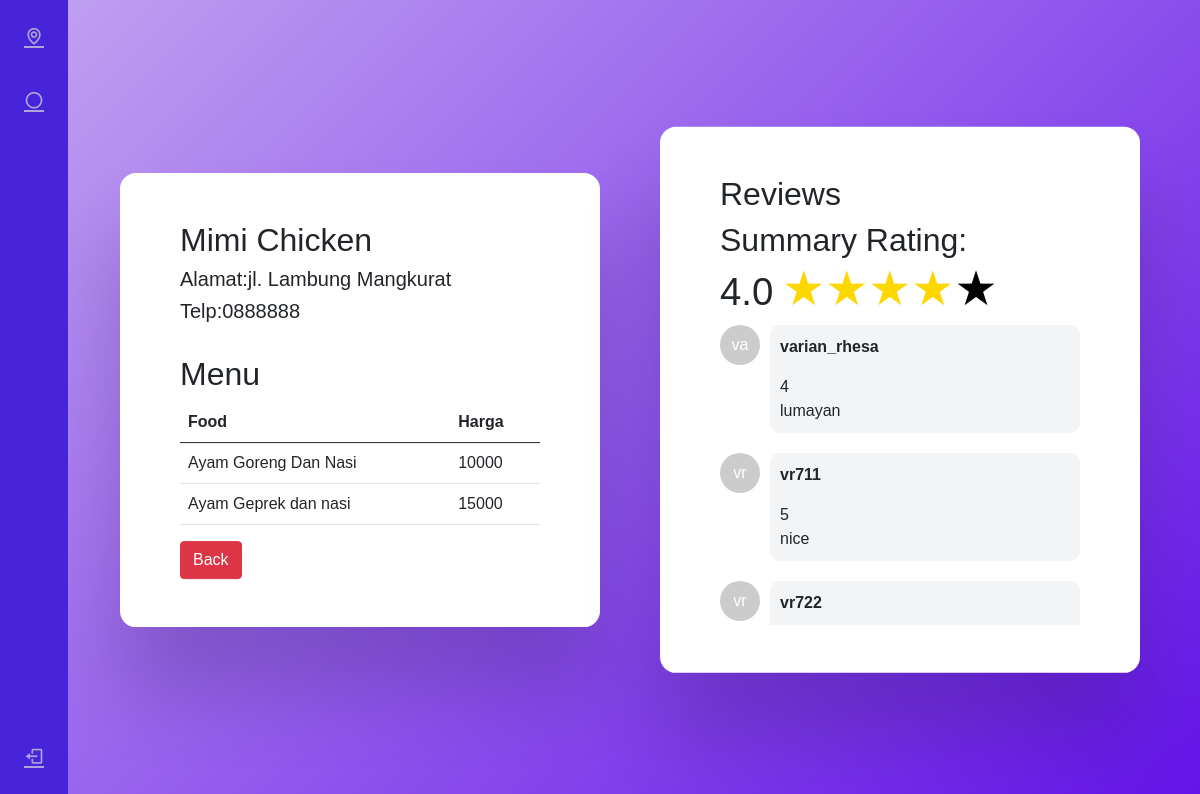
The app's page /eat_guest.php?id=5 with its own data.
### tables this page shows
CREATE TABLE `rumahmakan` (
  `id_rm` int(10) NOT NULL,
  `nama_rumahmakan` varchar(20) NOT NULL,
  `Alamat` varchar(50) NOT NULL,
  `lokasi_rm` varchar(500) NOT NULL,
  `no_telp` varchar(16) NOT NULL
);

CREATE TABLE `menu` (
  `Id_Menu` int(30) NOT NULL,
  `Menu` varchar(30) NOT NULL,
  `Harga` float NOT NULL,
  `Id_rm` int(10) NOT NULL
);

CREATE TABLE `rating` (
  `id_rm` int(10) NOT NULL,
  `username` varchar(20) NOT NULL,
  `Rating` int(1) NOT NULL,
  `Komentar` varchar(50) NOT NULL
);

### eat_guest.php (the view, shortened to what this page needs)
<?php
include "config.php";
if (isset($_GET['id'])) {
  $id = $_GET['id'];
}
?>
<!DOCTYPE html>
<html lang="en">
<head>
  <link rel="stylesheet" href="https://cdn.jsdelivr.net/npm/bootstrap@5.0.0-beta1/dist/css/bootstrap.min.css"
    type="text/css">
  <link rel="stylesheet" href="https://cdn.jsdelivr.net/npm/boxicons@latest/css/boxicons.min.css" type="text/css">
  <link rel="stylesheet" href="https://cdn.jsdelivr.net/npm/bootstrap@5.0.0-beta1/dist/css/bootstrap.min.css"
    type="text/css">
  <link rel="stylesheet" href="https://cdn.jsdelivr.net/npm/boxicons@latest/css/boxicons.min.css" type="text/css">
</head>
<body>
  <div class="l-navbar sidebar-custom" id="nav-bar">
    <nav class="nav">
      <div> <div class="nav_list">
          <a href="dashboard_guest.php" class="nav_link "> <i class='bx bx-map nav_icon'></i>  </a>
          <a href="roulette_guest.php" class="nav_link"> <i class='bx bx-circle nav_icon'></i>  </a>
        </div>
      </div> <a href="logout.php" class="nav_link"> <i class='bx bx-log-out nav_icon'></i>  </a>
    </nav>
  </div>
  <div class="wrapper2">
    <div class="container">
      <?php
      $sql1 = "SELECT * FROM rumahmakan where id_rm = $id";
      $query1 = mysqli_query($conn, $sql1);
          while ($row = mysqli_fetch_assoc($query1)) {
            echo "<tr>
                    <td><h2>" . $row['nama_rumahmakan'] . "</h2></td>
                    <td><h5>Alamat:" . $row['Alamat'] . "</h5></td>
                    <td><h5>Telp:" . $row['no_telp'] . "</h5></td>
                  </tr>";
          }
        ?>
        <br>
      <h2>Menu</h2>
      <table class="table">
        <thead>
          <tr>
            <th scope="col">Food</th>
            <th scope="col">Harga</th>
          </tr>
        </thead>
        <tbody>
          <?php
          $sql2 = "SELECT * FROM menu where id_rm = $id";
          $query2 = mysqli_query($conn, $sql2);
          while ($row = mysqli_fetch_assoc($query2)) {
            echo "<tr>
                    <td>" . $row['Menu'] . "</td>
                    <td>" . $row['Harga'] . "</td>
                  </tr>";
          }
          ?>
        </tbody>
      </table>
    <a href="roulette_guest.php"><button  class='btn btn-danger'>Back</button></a>
    </div>
  </div>
  <div class="wrapper3">
    <div class="container">
    <h2>Reviews</h2>
      <?php
      $query = "SELECT AVG(Rating) AS avg_rating FROM rating WHERE id_rm = $id";
      $result = mysqli_query($conn, $query);
      $row = mysqli_fetch_assoc($result);
      $summary = number_format($row['avg_rating'], 1);
      echo "<h2>Summary Rating: <br> <span style='font-size: 1.2em;'>$summary</span> ";
      for ($i = 1; $i <= 5; $i++) {
        if ($i <= round($summary)) {
          echo "<span style='color: #FFD700; font-size: 1.5em;'>&#9733;</span>";
        } else {
          echo "<span style='color: #000; font-size: 1.5em;'>&#9733;</span>";
        }
      }
      echo "</h2>";
      ?>
      <div class="chat-container">
        <?php
        if (isset($_GET['id'])) {
          $id = $_GET['id'];
        }
        $sql = "SELECT * FROM rating where id_rm = $id";
        $query = mysqli_query($conn, $sql);
        while ($row = mysqli_fetch_assoc($query)) {
          ?>
          <div class="chat-bubble">
            <div class="chat-avatar">
              <span class="avatar-initials">
                <?php echo substr($row['username'], 0, 2); ?>
              </span>
            </div>
            <div class="chat-message">
              <p class="chat-user">
                <?php echo $row['username']; ?>
              </p>
              <p class="chat-text">
                <?php echo $row['Rating']; ?>
              </p>
              <p class="chat-text">
                <?php echo $row['Komentar']; ?>
              </p>
            </div>
          </div>
          <?php
        }
        ?>
      </div>
    </div>
  </div>
</body>
</html>

### eat_guest.php (style rules this page uses)
:root { --header-height: 3rem; --nav-width: 68px; --first-color: #4723D9; --first-color-light: #AFA5D9; --white-color: #F7F6FB; --body-font: 'Nunito', sans-serif; --normal-font-size: 1rem; --z-fixed: 100 }
body { position: relative; margin: var(--header-height) 0 0 0; padding: 0 1rem; font-family: var(--body-font); font-size: var(--normal-font-size); transition: .5s }
a { text-decoration: none }
.l-navbar { position: fixed; top: 0; left: -30%; width: var(--nav-width); height: 100vh; background-color: var(--first-color); padding: .5rem 1rem 0 0; transition: .5s; z-index: var(--z-fixed) }
.nav { height: 100%; display: flex; flex-direction: column; justify-content: space-between; overflow: hidden }
.nav_logo, .nav_link { display: grid; grid-template-columns: max-content max-content; align-items: center; column-gap: 1rem; padding: .5rem 0 .5rem 1.5rem }
.nav_link { position: relative; color: var(--first-color-light); margin-bottom: 1.5rem; transition: .3s }
.nav_icon { font-size: 1.25rem }
@media screen and (min-width: 768px) { body { margin: calc(var(--header-height) + 1rem) 0 0 0; padding-left: calc(var(--nav-width) + 2rem) } }
@media screen and (min-width: 768px) { .l-navbar { left: 0; padding: 1rem 1rem 0 0 } }
* { padding: 0; margin: 0; box-sizing: border-box; font-family: "Poppins", sans-serif; }
body { height: 100vh; background: linear-gradient(135deg, #c3a3f1, #6414e9); }
.wrapper2 { width: 40%; max-width: 34.37em; max-height: 90vh; background-color: #ffffff; position: absolute; transform: translate(-50%, -50%); top: 50%; left: 30%; padding: 3em; border-radius: 1em; box-shadow: 0 4em 5em rgba(27, 8, 53, 0.2); }
.wrapper3 { width: 40%; max-width: 34.37em; max-height: 90vh; background-color: #ffffff; position: absolute; transform: translate(-50%, -50%); top: 50%; left: 75%; padding: 3em; border-radius: 1em; box-shadow: 0 4em 5em rgba(27, 8, 53, 0.2); }
.container { position: relative; width: 100%; height: 100%; }
.chat-container { max-height: 300px; overflow-y: auto; }
.chat-bubble { display: flex; margin-bottom: 20px; }
.chat-avatar { width: 40px; height: 40px; border-radius: 50%; background-color: #ccc; display: flex; align-items: center; justify-content: center; }
.avatar-initials { font-size: 16px; color: #fff; }
.chat-message { flex: 1; margin-left: 10px; background-color: #f3f4f6; padding: 10px; border-radius: 10px; }
.chat-user { font-weight: bold; }
.chat-text { margin: 0; }

### records on screen
rumahmakan: nama_rumahmakan "Mimi Chicken", Alamat "jl. Lambung Mangkurat", no_telp "0888888"
menu: Menu "Ayam Goreng Dan Nasi", Harga "10000"
menu: Menu "Ayam Geprek dan nasi", Harga "15000"
rating: username "va", username "varian_rhesa", Rating "4", Komentar "lumayan"
rating: username "vr", username "vr711", Rating "5", Komentar "nice"
rating: username "vr", username "vr722"

### other values on screen
$summary "4.0"
